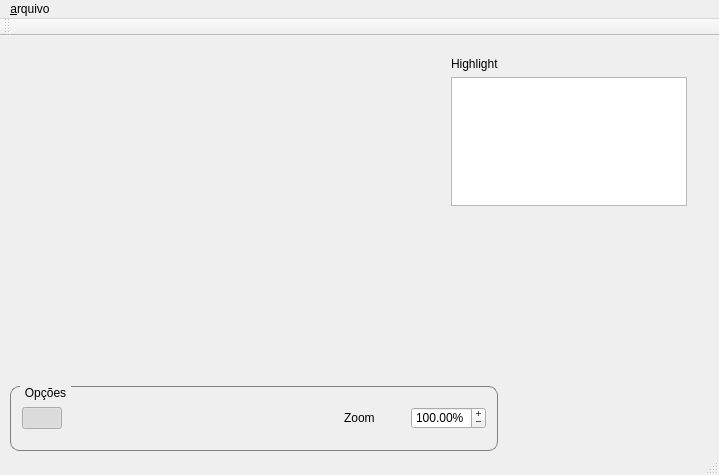
<?xml version="1.0" encoding="UTF-8"?>
<ui version="4.0">
 <class>MainWindow</class>
 <widget class="QMainWindow" name="MainWindow">
  <property name="geometry">
   <rect>
    <x>0</x>
    <y>0</y>
    <width>719</width>
    <height>475</height>
   </rect>
  </property>
  <property name="windowTitle">
   <string>MainWindow</string>
  </property>
  <widget class="QWidget" name="centralWidget">
   <widget class="QWidget" name="layoutWidget">
    <property name="geometry">
     <rect>
      <x>440</x>
      <y>10</y>
      <width>258</width>
      <height>171</height>
     </rect>
    </property>
    <layout class="QVBoxLayout" name="verticalLayout">
     <item>
      <widget class="QLabel" name="label">
       <property name="text">
        <string>Highlight</string>
       </property>
      </widget>
     </item>
     <item>
      <widget class="QTextEdit" name="textEdit"/>
     </item>
    </layout>
   </widget>
   <widget class="QGroupBox" name="groupBox">
    <property name="geometry">
     <rect>
      <x>10</x>
      <y>350</y>
      <width>488</width>
      <height>65</height>
     </rect>
    </property>
    <property name="styleSheet">
     <string notr="true">QGroupBox {
    border: 1px solid gray;
    border-radius: 9px;
    margin-top: 0.5em;
}

QGroupBox::title {
    subcontrol-origin: margin;
    left: 10px;
    padding: 0 3px 0 3px;
}</string>
    </property>
    <property name="title">
     <string>Opções</string>
    </property>
    <layout class="QHBoxLayout" name="horizontalLayout">
     <item>
      <layout class="QGridLayout" name="gridLayout">
       <item row="0" column="0">
        <widget class="QPushButton" name="pb_arrow">
         <property name="text">
          <string/>
         </property>
         <property name="icon">
          <iconset resource="icons.qrc">
           <normaloff>:/icons/cursor.ico</normaloff>:/icons/cursor.ico</iconset>
         </property>
         <property name="checkable">
          <bool>true</bool>
         </property>
         <property name="checked">
          <bool>true</bool>
         </property>
         <property name="flat">
          <bool>true</bool>
         </property>
        </widget>
       </item>
       <item row="0" column="1">
        <widget class="QPushButton" name="pb_place">
         <property name="text">
          <string/>
         </property>
         <property name="icon">
          <iconset resource="icons.qrc">
           <normaloff>:/icons/place.ico</normaloff>:/icons/place.ico</iconset>
         </property>
         <property name="checkable">
          <bool>true</bool>
         </property>
         <property name="flat">
          <bool>true</bool>
         </property>
        </widget>
       </item>
       <item row="0" column="2">
        <widget class="QPushButton" name="pb_fplace">
         <property name="text">
          <string/>
         </property>
         <property name="icon">
          <iconset resource="icons.qrc">
           <normaloff>:/icons/fplace.ico</normaloff>:/icons/fplace.ico</iconset>
         </property>
         <property name="checkable">
          <bool>true</bool>
         </property>
         <property name="flat">
          <bool>true</bool>
         </property>
        </widget>
       </item>
       <item row="0" column="3">
        <widget class="QPushButton" name="pb_arc">
         <property name="text">
          <string/>
         </property>
         <property name="icon">
          <iconset resource="icons.qrc">
           <normaloff>:/icons/arc.ico</normaloff>:/icons/arc.ico</iconset>
         </property>
         <property name="checkable">
          <bool>true</bool>
         </property>
         <property name="flat">
          <bool>true</bool>
         </property>
        </widget>
       </item>
       <item row="0" column="4">
        <widget class="QPushButton" name="pb_inhibitor">
         <property name="text">
          <string/>
         </property>
         <property name="icon">
          <iconset resource="icons.qrc">
           <normaloff>:/icons/inhibitor.ico</normaloff>:/icons/inhibitor.ico</iconset>
         </property>
         <property name="checkable">
          <bool>true</bool>
         </property>
         <property name="flat">
          <bool>true</bool>
         </property>
        </widget>
       </item>
       <item row="0" column="5">
        <widget class="QPushButton" name="pb_immediate">
         <property name="text">
          <string/>
         </property>
         <property name="icon">
          <iconset resource="icons.qrc">
           <normaloff>:/icons/imtrans.ico</normaloff>:/icons/imtrans.ico</iconset>
         </property>
         <property name="checkable">
          <bool>true</bool>
         </property>
         <property name="flat">
          <bool>true</bool>
         </property>
        </widget>
       </item>
       <item row="0" column="6">
        <widget class="QPushButton" name="pb_timed">
         <property name="text">
          <string/>
         </property>
         <property name="icon">
          <iconset resource="icons.qrc">
           <normaloff>:/icons/ttrans.ico</normaloff>:/icons/ttrans.ico</iconset>
         </property>
         <property name="checkable">
          <bool>true</bool>
         </property>
         <property name="flat">
          <bool>true</bool>
         </property>
        </widget>
       </item>
      </layout>
     </item>
     <item>
      <layout class="QGridLayout" name="gridLayout_2">
       <item row="0" column="0">
        <widget class="QLabel" name="label_2">
         <property name="text">
          <string>Zoom</string>
         </property>
        </widget>
       </item>
       <item row="0" column="1">
        <widget class="QDoubleSpinBox" name="doubleSpinBox">
         <property name="buttonSymbols">
          <enum>QAbstractSpinBox::PlusMinus</enum>
         </property>
         <property name="accelerated">
          <bool>true</bool>
         </property>
         <property name="correctionMode">
          <enum>QAbstractSpinBox::CorrectToNearestValue</enum>
         </property>
         <property name="suffix">
          <string>%</string>
         </property>
         <property name="minimum">
          <double>1.000000000000000</double>
         </property>
         <property name="maximum">
          <double>500.000000000000000</double>
         </property>
         <property name="singleStep">
          <double>0.500000000000000</double>
         </property>
         <property name="value">
          <double>100.000000000000000</double>
         </property>
        </widget>
       </item>
      </layout>
     </item>
    </layout>
   </widget>
   <widget class="PetriWidget" name="widget" native="true">
    <property name="geometry">
     <rect>
      <x>30</x>
      <y>30</y>
      <width>371</width>
      <height>291</height>
     </rect>
    </property>
   </widget>
  </widget>
  <widget class="QMenuBar" name="menuBar">
   <property name="geometry">
    <rect>
     <x>0</x>
     <y>0</y>
     <width>719</width>
     <height>21</height>
    </rect>
   </property>
   <widget class="QMenu" name="menuArquivo">
    <property name="title">
     <string>&amp;arquivo</string>
    </property>
    <widget class="QMenu" name="menu_novo">
     <property name="title">
      <string>&amp;novo</string>
     </property>
     <addaction name="action_projeto"/>
     <addaction name="action_rede"/>
    </widget>
    <addaction name="menu_novo"/>
   </widget>
   <addaction name="menuArquivo"/>
  </widget>
  <widget class="QToolBar" name="toolBar">
   <property name="windowTitle">
    <string>toolBar</string>
   </property>
   <attribute name="toolBarArea">
    <enum>TopToolBarArea</enum>
   </attribute>
   <attribute name="toolBarBreak">
    <bool>false</bool>
   </attribute>
  </widget>
  <widget class="QStatusBar" name="statusBar"/>
  <action name="action_projeto">
   <property name="text">
    <string>&amp;projeto</string>
   </property>
  </action>
  <action name="action_rede">
   <property name="text">
    <string>&amp;rede</string>
   </property>
  </action>
 </widget>
 <layoutdefault spacing="6" margin="11"/>
 <customwidgets>
  <customwidget>
   <class>PetriWidget</class>
   <extends>QWidget</extends>
   <header>petriwidget.h</header>
   <container>1</container>
  </customwidget>
 </customwidgets>
 <resources>
  <include location="icons.qrc"/>
 </resources>
 <connections/>
</ui>
